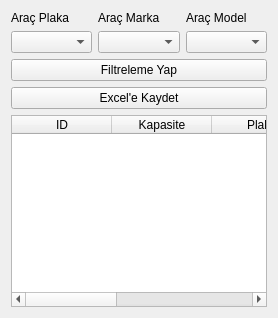
            <widget class="QWidget" name="tab_11">
             <attribute name="title">
              <string>Araç Sorgulama</string>
             </attribute>
             <layout class="QGridLayout" name="gridLayout_26">
              <item row="3" column="0" colspan="2">
               <widget class="QTableWidget" name="aracSorgulama_tableWidget">
                <column>
                 <property name="text">
                  <string>ID</string>
                 </property>
                </column>
                <column>
                 <property name="text">
                  <string>Kapasite</string>
                 </property>
                </column>
                <column>
                 <property name="text">
                  <string>Plaka</string>
                 </property>
                </column>
                <column>
                 <property name="text">
                  <string>Marka</string>
                 </property>
                </column>
                <column>
                 <property name="text">
                  <string>Model</string>
                 </property>
                </column>
               </widget>
              </item>
              <item row="0" column="0" colspan="2">
               <layout class="QGridLayout" name="gridLayout_25">
                <item row="1" column="2">
                 <widget class="QComboBox" name="comboboxAracModel_2"/>
                </item>
                <item row="0" column="0">
                 <widget class="QLabel" name="label_52">
                  <property name="text">
                   <string>Araç Plaka</string>
                  </property>
                 </widget>
                </item>
                <item row="0" column="2">
                 <widget class="QLabel" name="label_53">
                  <property name="text">
                   <string>Araç Model</string>
                  </property>
                 </widget>
                </item>
                <item row="1" column="1">
                 <widget class="QComboBox" name="comboboxAracMarka_2"/>
                </item>
                <item row="0" column="1">
                 <widget class="QLabel" name="label_54">
                  <property name="text">
                   <string>Araç Marka</string>
                  </property>
                 </widget>
                </item>
                <item row="1" column="0">
                 <widget class="QComboBox" name="comboboxAracPlaka"/>
                </item>
               </layout>
              </item>
              <item row="1" column="0" colspan="2">
               <widget class="QPushButton" name="aracSorgulamafiltreButton">
                <property name="text">
                 <string>Filtreleme Yap</string>
                </property>
               </widget>
              </item>
              <item row="2" column="0" colspan="2">
               <widget class="QPushButton" name="excelAracButton">
                <property name="text">
                 <string>Excel'e Kaydet</string>
                </property>
               </widget>
              </item>
             </layout>
            </widget>
